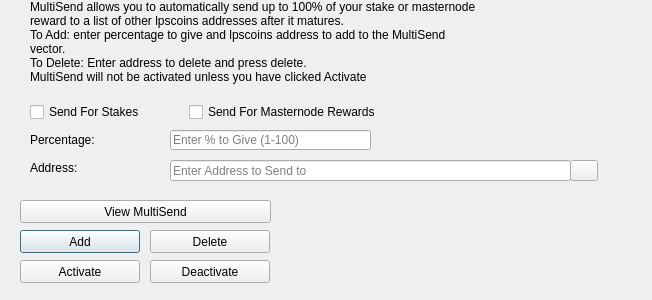
<?xml version="1.0" encoding="UTF-8"?>
<ui version="4.0">
 <class>MultiSendDialog</class>
 <widget class="QDialog" name="MultiSendDialog">
  <property name="windowModality">
   <enum>Qt::NonModal</enum>
  </property>
  <property name="geometry">
   <rect>
    <x>0</x>
    <y>0</y>
    <width>652</width>
    <height>300</height>
   </rect>
  </property>
  <property name="windowTitle">
   <string>MultiSend</string>
  </property>
  <widget class="QLineEdit" name="multiSendPercentEdit">
   <property name="geometry">
    <rect>
     <x>170</x>
     <y>130</y>
     <width>201</width>
     <height>20</height>
    </rect>
   </property>
   <property name="toolTip">
    <string>Enter whole numbers 1 - 100</string>
   </property>
   <property name="placeholderText">
    <string>Enter % to Give (1-100)</string>
   </property>
  </widget>
  <widget class="QLineEdit" name="multiSendAddressEdit">
   <property name="geometry">
    <rect>
     <x>170</x>
     <y>160</y>
     <width>401</width>
     <height>21</height>
    </rect>
   </property>
   <property name="toolTip">
    <string/>
   </property>
   <property name="placeholderText">
    <string>Enter Address to Send to</string>
   </property>
  </widget>
  <widget class="QLabel" name="label_2">
   <property name="geometry">
    <rect>
     <x>30</x>
     <y>0</y>
     <width>451</width>
     <height>121</height>
    </rect>
   </property>
   <property name="lineWidth">
    <number>1</number>
   </property>
   <property name="text">
    <string>MultiSend allows you to automatically send up to 100% of your stake or masternode reward to a list of other lpscoins addresses after it matures.
To Add: enter percentage to give and lpscoins address to add to the MultiSend vector.
To Delete: Enter address to delete and press delete.
MultiSend will not be activated unless you have clicked Activate</string>
   </property>
   <property name="alignment">
    <set>Qt::AlignLeading|Qt::AlignLeft|Qt::AlignTop</set>
   </property>
   <property name="wordWrap">
    <bool>true</bool>
   </property>
  </widget>
  <widget class="QLabel" name="message">
   <property name="geometry">
    <rect>
     <x>290</x>
     <y>200</y>
     <width>351</width>
     <height>91</height>
    </rect>
   </property>
   <property name="text">
    <string/>
   </property>
  </widget>
  <widget class="QPushButton" name="addButton">
   <property name="geometry">
    <rect>
     <x>20</x>
     <y>230</y>
     <width>120</width>
     <height>23</height>
    </rect>
   </property>
   <property name="toolTip">
    <string/>
   </property>
   <property name="statusTip">
    <string>Add to MultiSend Vector</string>
   </property>
   <property name="text">
    <string>Add</string>
   </property>
  </widget>
  <widget class="QPushButton" name="disableButton">
   <property name="geometry">
    <rect>
     <x>150</x>
     <y>260</y>
     <width>120</width>
     <height>23</height>
    </rect>
   </property>
   <property name="statusTip">
    <string>Deactivate MultiSend</string>
   </property>
   <property name="text">
    <string>Deactivate</string>
   </property>
  </widget>
  <widget class="QPushButton" name="addressBookButton">
   <property name="geometry">
    <rect>
     <x>570</x>
     <y>160</y>
     <width>28</width>
     <height>21</height>
    </rect>
   </property>
   <property name="toolTip">
    <string>Choose an address from the address book</string>
   </property>
   <property name="text">
    <string/>
   </property>
   <property name="icon">
    <iconset resource="../lpscoins.qrc">
     <normaloff>:/icons/address-book</normaloff>:/icons/address-book</iconset>
   </property>
   <property name="shortcut">
    <string>Alt+A</string>
   </property>
   <property name="autoDefault">
    <bool>false</bool>
   </property>
  </widget>
  <widget class="QLabel" name="label">
   <property name="geometry">
    <rect>
     <x>30</x>
     <y>130</y>
     <width>121</width>
     <height>20</height>
    </rect>
   </property>
   <property name="toolTip">
    <string>Percentage of stake to send</string>
   </property>
   <property name="text">
    <string>Percentage:</string>
   </property>
  </widget>
  <widget class="QLabel" name="label_5">
   <property name="geometry">
    <rect>
     <x>30</x>
     <y>160</y>
     <width>111</width>
     <height>16</height>
    </rect>
   </property>
   <property name="toolTip">
    <string>Address to send portion of stake to</string>
   </property>
   <property name="text">
    <string>Address:</string>
   </property>
  </widget>
  <widget class="QPushButton" name="deleteButton">
   <property name="geometry">
    <rect>
     <x>150</x>
     <y>230</y>
     <width>120</width>
     <height>23</height>
    </rect>
   </property>
   <property name="toolTip">
    <string/>
   </property>
   <property name="statusTip">
    <string>Delete Address From MultiSend Vector</string>
   </property>
   <property name="text">
    <string>Delete</string>
   </property>
  </widget>
  <widget class="QPushButton" name="activateButton">
   <property name="geometry">
    <rect>
     <x>20</x>
     <y>260</y>
     <width>120</width>
     <height>23</height>
    </rect>
   </property>
   <property name="statusTip">
    <string>Activate MultiSend</string>
   </property>
   <property name="text">
    <string>Activate</string>
   </property>
  </widget>
  <widget class="QPushButton" name="viewButton">
   <property name="geometry">
    <rect>
     <x>20</x>
     <y>200</y>
     <width>251</width>
     <height>23</height>
    </rect>
   </property>
   <property name="toolTip">
    <string/>
   </property>
   <property name="statusTip">
    <string>View MultiSend Vector</string>
   </property>
   <property name="text">
    <string>View MultiSend</string>
   </property>
  </widget>
  <widget class="QWidget" name="horizontalLayoutWidget">
   <property name="geometry">
    <rect>
     <x>30</x>
     <y>100</y>
     <width>351</width>
     <height>24</height>
    </rect>
   </property>
   <layout class="QHBoxLayout" name="horizontalLayout">
    <item>
     <widget class="QCheckBox" name="multiSendStakeCheckBox">
      <property name="text">
       <string>Send For Stakes</string>
      </property>
     </widget>
    </item>
    <item>
     <widget class="QCheckBox" name="multiSendMasternodeCheckBox">
      <property name="text">
       <string>Send For Masternode Rewards</string>
      </property>
     </widget>
    </item>
   </layout>
  </widget>
 </widget>
 <resources>
  <include location="../lpscoins.qrc"/>
 </resources>
 <connections/>
</ui>
